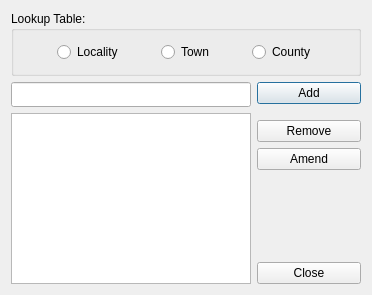
<?xml version="1.0" encoding="UTF-8"?>
<ui version="4.0">
 <class>lsgLookupDialog</class>
 <widget class="QDialog" name="lsgLookupDialog">
  <property name="geometry">
   <rect>
    <x>0</x>
    <y>0</y>
    <width>372</width>
    <height>295</height>
   </rect>
  </property>
  <property name="windowTitle">
   <string>Dialog</string>
  </property>
  <layout class="QGridLayout" name="gridLayout_2">
   <item row="0" column="0" colspan="2">
    <widget class="QGroupBox" name="buttonsGroupBox">
     <property name="title">
      <string>Lookup Table:</string>
     </property>
     <layout class="QHBoxLayout" name="horizontalLayout">
      <item>
       <spacer name="horizontalSpacer_3">
        <property name="orientation">
         <enum>Qt::Horizontal</enum>
        </property>
        <property name="sizeHint" stdset="0">
         <size>
          <width>40</width>
          <height>20</height>
         </size>
        </property>
       </spacer>
      </item>
      <item>
       <widget class="QRadioButton" name="locRadioButton">
        <property name="text">
         <string>Locality</string>
        </property>
       </widget>
      </item>
      <item>
       <spacer name="horizontalSpacer">
        <property name="orientation">
         <enum>Qt::Horizontal</enum>
        </property>
        <property name="sizeHint" stdset="0">
         <size>
          <width>40</width>
          <height>20</height>
         </size>
        </property>
       </spacer>
      </item>
      <item>
       <widget class="QRadioButton" name="townRadioButton">
        <property name="text">
         <string>Town</string>
        </property>
       </widget>
      </item>
      <item>
       <spacer name="horizontalSpacer_2">
        <property name="orientation">
         <enum>Qt::Horizontal</enum>
        </property>
        <property name="sizeHint" stdset="0">
         <size>
          <width>40</width>
          <height>20</height>
         </size>
        </property>
       </spacer>
      </item>
      <item>
       <widget class="QRadioButton" name="countyRadioButton">
        <property name="text">
         <string>County</string>
        </property>
       </widget>
      </item>
      <item>
       <spacer name="horizontalSpacer_4">
        <property name="orientation">
         <enum>Qt::Horizontal</enum>
        </property>
        <property name="sizeHint" stdset="0">
         <size>
          <width>40</width>
          <height>20</height>
         </size>
        </property>
       </spacer>
      </item>
     </layout>
    </widget>
   </item>
   <item row="1" column="0">
    <layout class="QGridLayout" name="gridLayout">
     <item row="1" column="0" colspan="2">
      <widget class="QListView" name="itemsListView">
       <property name="editTriggers">
        <set>QAbstractItemView::NoEditTriggers</set>
       </property>
       <property name="showDropIndicator" stdset="0">
        <bool>true</bool>
       </property>
      </widget>
     </item>
     <item row="0" column="0" colspan="2">
      <widget class="QLineEdit" name="addLookupLineEdit">
       <property name="minimumSize">
        <size>
         <width>0</width>
         <height>25</height>
        </size>
       </property>
      </widget>
     </item>
    </layout>
   </item>
   <item row="1" column="1">
    <layout class="QVBoxLayout" name="verticalLayout_2">
     <item>
      <widget class="QPushButton" name="addButton">
       <property name="text">
        <string>Add</string>
       </property>
      </widget>
     </item>
     <item>
      <spacer name="verticalSpacer">
       <property name="orientation">
        <enum>Qt::Vertical</enum>
       </property>
       <property name="sizeType">
        <enum>QSizePolicy::Minimum</enum>
       </property>
       <property name="sizeHint" stdset="0">
        <size>
         <width>20</width>
         <height>10</height>
        </size>
       </property>
      </spacer>
     </item>
     <item>
      <widget class="QPushButton" name="removeButton">
       <property name="text">
        <string>Remove</string>
       </property>
      </widget>
     </item>
     <item>
      <widget class="QPushButton" name="amendButton">
       <property name="text">
        <string>Amend</string>
       </property>
      </widget>
     </item>
     <item>
      <spacer name="verticalSpacer_2">
       <property name="orientation">
        <enum>Qt::Vertical</enum>
       </property>
       <property name="sizeHint" stdset="0">
        <size>
         <width>20</width>
         <height>40</height>
        </size>
       </property>
      </spacer>
     </item>
     <item>
      <widget class="QPushButton" name="closeButton">
       <property name="text">
        <string>Close</string>
       </property>
      </widget>
     </item>
    </layout>
   </item>
  </layout>
 </widget>
 <layoutdefault spacing="6" margin="11"/>
 <resources/>
 <connections/>
</ui>
